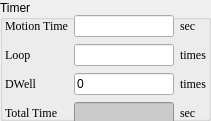
   <widget class="QGroupBox" name="groupBox_27">
    <property name="geometry">
     <rect>
      <x>1010</x>
      <y>10</y>
      <width>211</width>
      <height>121</height>
     </rect>
    </property>
    <property name="title">
     <string>Timer</string>
    </property>
    <widget class="QWidget" name="layoutWidget">
     <property name="geometry">
      <rect>
       <x>5</x>
       <y>14</y>
       <width>201</width>
       <height>112</height>
      </rect>
     </property>
     <layout class="QGridLayout" name="gridLayout_4">
      <item row="3" column="1">
       <widget class="QLineEdit" name="lineEdit_TravelTime">
        <property name="styleSheet">
         <string notr="true">background-color: rgb(203, 203, 203);
color: rgb(255, 0, 0);</string>
        </property>
        <property name="text">
         <string/>
        </property>
        <property name="readOnly">
         <bool>true</bool>
        </property>
       </widget>
      </item>
      <item row="3" column="0">
       <widget class="QLabel" name="label_43">
        <property name="font">
         <font>
          <family>Times New Roman</family>
         </font>
        </property>
        <property name="text">
         <string>Total Time</string>
        </property>
       </widget>
      </item>
      <item row="1" column="1">
       <widget class="QLineEdit" name="lineEdit_Loop"/>
      </item>
      <item row="1" column="0">
       <widget class="QLabel" name="label_41">
        <property name="font">
         <font>
          <family>Times New Roman</family>
         </font>
        </property>
        <property name="text">
         <string>Loop</string>
        </property>
       </widget>
      </item>
      <item row="1" column="2">
       <widget class="QLabel" name="label_64">
        <property name="font">
         <font>
          <family>Times New Roman</family>
         </font>
        </property>
        <property name="text">
         <string>times</string>
        </property>
       </widget>
      </item>
      <item row="2" column="1">
       <widget class="QLineEdit" name="lineEdit_2">
        <property name="text">
         <string>0</string>
        </property>
       </widget>
      </item>
      <item row="2" column="2">
       <widget class="QLabel" name="label_69">
        <property name="font">
         <font>
          <family>Times New Roman</family>
         </font>
        </property>
        <property name="text">
         <string>times</string>
        </property>
       </widget>
      </item>
      <item row="2" column="0">
       <widget class="QLabel" name="label_70">
        <property name="font">
         <font>
          <family>Times New Roman</family>
         </font>
        </property>
        <property name="text">
         <string>DWell</string>
        </property>
       </widget>
      </item>
      <item row="0" column="1">
       <widget class="QLineEdit" name="lineEdit_MotionTime"/>
      </item>
      <item row="0" column="2">
       <widget class="QLabel" name="label_40">
        <property name="font">
         <font>
          <family>Times New Roman</family>
         </font>
        </property>
        <property name="text">
         <string>sec</string>
        </property>
       </widget>
      </item>
      <item row="0" column="0">
       <widget class="QLabel" name="label_39">
        <property name="font">
         <font>
          <family>Times New Roman</family>
         </font>
        </property>
        <property name="text">
         <string>Motion Time</string>
        </property>
       </widget>
      </item>
      <item row="3" column="2">
       <widget class="QLabel" name="label_44">
        <property name="font">
         <font>
          <family>Times New Roman</family>
         </font>
        </property>
        <property name="text">
         <string>sec</string>
        </property>
       </widget>
      </item>
     </layout>
    </widget>
   </widget>
